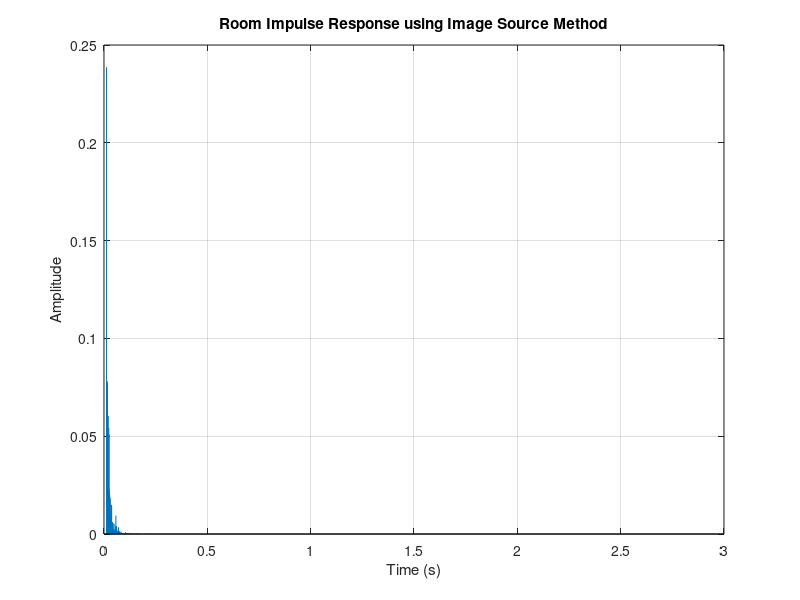

Source code (MATLAB):
%% MATLAB Starter Code for Image Source Method (ISM)
% This script generates a room impulse response using the Image Source Method.
% It is intended as a starting point for your DSP Assessment.
%
% Key Features:
%   1. Define a custom cuboid room (length, width, height).
%   2. Specify positions for the sound source and receiver.
%   3. Compute reflections up to a user-defined reflection order.
%   4. Include placeholders to incorporate absorption coefficients for each room surface.
%   5. Plot the resulting impulse response.
%   6. Provide a basic framework for later convolution with an audio signal.
%
% You are encouraged to expand the code (e.g., to include higher-order reflections
% or frequency-dependent absorption coefficients) by modifying the indicated sections.

%% 1. Parameter Definition
% Room dimensions (meters)
room_length = 7.96;    % Length in x-direction
room_width  = 5.13;     % Width in y-direction
room_height = 3.73;     % Height in z-direction

% Sound source and receiver (listener) positions [x, y, z] in meters
src_pos = [2, 4, 2];   % Source position
rec_pos = [5.7, 2.075, 1.6];   % Receiver position

% Sampling parameters and speed of sound
fs = 44100;          % Sampling frequency in Hz
c  = 343;            % Speed of sound in m/s

% Maximum reflection order (i.e. include reflections from -max_order to max_order in each dimension)
max_order = 50;

% Absorption coefficients for surfaces (values between 0 and 1)
% These represent the fraction of energy absorbed at each surface.
% For now, we use a uniform absorption coefficient.
% --- Students: Replace the following with surface-specific coefficients as desired.
absorption_wall   = 0.3216666667;   % 40mm plasterboard on 50mm battens + 100mm rockwool + 600mm brick
absorption_floor  = 0.2333333333;   % thin carpet on concrete floor
absorption_ceiling= 0.1666666667;   %Plywood, 12mm, with 30mm thick fibreglass backing between 30mm battens
%
% For simplicity, we use a single uniform absorption value.
uniform_absorption = 0.5697380263;  % (Placeholder value)
% Reflection coefficient per reflection (simple model):
reflection_coeff_single = 1 - uniform_absorption; 
% Note: In a more detailed model, you might compute the reflection coefficient 
% as the square root of (1 - absorption) to account for energy conservation.

% Impulse response duration (seconds)
ir_duration = 3.0;  
N = round(fs * ir_duration);    % Number of samples in the IR
h = zeros(N, 1);                % Preallocate the impulse response vector

%% 2. Image Source Computation and IR Construction
% Loop over reflection orders in each spatial dimension.
% The image source method creates virtual sources by “mirroring” the actual source.
% For each axis, the image source coordinate is computed as follows:
%   - If the reflection order (n) is even:  img_coord = n*room_dim + src_coord
%   - If odd:                         img_coord = n*room_dim + (room_dim - src_coord)
%
% The total number of reflections for a given image is the sum of the absolute
% values of the reflection orders in x, y, and z. This count is used to scale
% the amplitude (via the reflection coefficients) and to mimic energy loss.

for nx = -max_order:max_order
    % Compute image source x-coordinate
    if mod(nx,2) == 0
        img_x = src_pos(1) + nx * room_length;
    else
        img_x = (room_length - src_pos(1)) + nx * room_length;
    end
    
    for ny = -max_order:max_order
        % Compute image source y-coordinate
        if mod(ny,2) == 0
            img_y = src_pos(2) + ny * room_width;
        else
            img_y = (room_width - src_pos(2)) + ny * room_width;
        end
        
        for nz = -max_order:max_order
            % Compute image source z-coordinate
            if mod(nz,2) == 0
                img_z = src_pos(3) + nz * room_height;
            else
                img_z = (room_height - src_pos(3)) + nz * room_height;
            end
            
            % Compute the Euclidean distance from the image source to the receiver
            distance = sqrt((img_x - rec_pos(1))^2 + (img_y - rec_pos(2))^2 + (img_z - rec_pos(3))^2);
            
            % Compute the propagation delay in seconds and convert to a sample index
            time_delay = distance / c;
            sample_delay = round(time_delay * fs) + 1;  % +1 for MATLAB 1-indexing
            
            % Count the total number of reflections from all three dimensions
            num_reflections = abs(nx) + abs(ny) + abs(nz);
            
            % Compute the overall reflection coefficient for this image source.
            % --- Students: Modify this section to apply surface-specific absorption.
            % For example, you could assign different reflection coefficients depending on
            % which wall (left/right, front/back, floor/ceiling) was involved in the reflection.
            total_reflection_coeff = reflection_coeff_single^num_reflections;
            
            % Attenuation due to spherical spreading (inverse of distance)
            attenuation = 1 / distance;
            
            % Add the contribution from this image source to the impulse response,
            % if the computed sample delay is within the impulse response length.
            if sample_delay <= N
                h(sample_delay) = h(sample_delay) + total_reflection_coeff * attenuation;
            end
        end
    end
end

%% 3. Plot the Impulse Response
time_axis = (0:N-1) / fs;  % Time vector in seconds
figure;
stem(time_axis, h, 'Marker', 'none');
xlabel('Time (s)');
ylabel('Amplitude');
title('Room Impulse Response using Image Source Method');
grid on;

%% 4. Using the Impulse Response for Convolution Reverb
% The generated impulse response (vector h) can now be used to apply convolution
% reverb to an audio signal.
% Example (uncomment and modify as needed):
%
%audio, fs_audio] = audioread('task1_sig.wav');
    % Load the audio file
[filename, pathname] = uigetfile({'*.wav';'*.mp3';'*.flac'}, 'Select the audio file');
if isequal(filename, 0)
    disp('User canceled the file selection.');
    return;
end

% Read the audio file
filepath = fullfile(pathname, filename);
[audio, fs] = audioread(filepath);
disp(['Loaded ', filename]);


%audio_reverberated = conv(audio, h);

%this allows for stereo or mono files to be used by making sure each
%channel is convolved 
[num_samples, num_channels] = size(audio);
audio_reverberated = [];

for ch = 1:num_channels
    audio_reverberated(:, ch) = conv(audio(:, ch), h);
end

%normalises audio to make sure there is no clipping 
audio_reverberated = audio_reverberated/ max(abs(audio_reverberated(:)));

%plays convolved audio back (should sound like it is playing in room)
 soundsc(audio_reverberated, fs);
 disp('playing audio file.... ');

%saves convolved audio 
output_filename = 'convolved_audio.wav';
audiowrite(output_filename,audio_reverberated, fs);
disp([output_filename, 'has been saved']);



 %normalises impulse response/convolution 
%h_normalized = h / max(abs(h));

% saves the IR as a wav file 
impulse_filename = 'impulse_response.wav';
audiowrite(impulse_filename, h_normalized, fs);
disp(['impulse response saved as ', impulse_filename]);
 
%
% Students can expand this section to include additional processing, such as    
% using frequency-dependent absorption, orimplementing higher-order reflections.

%% End of Script